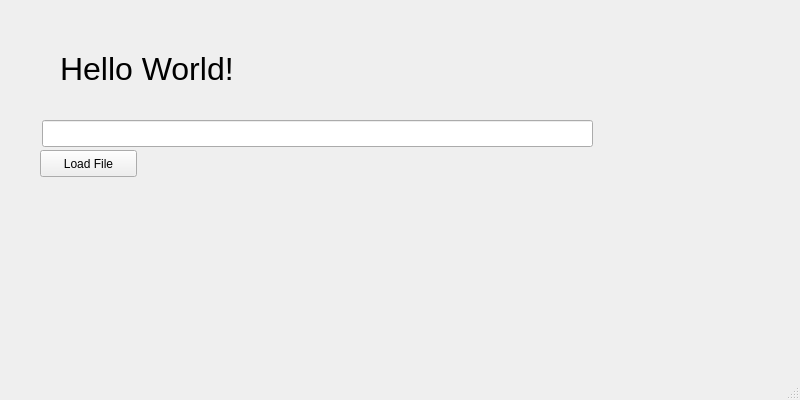
<?xml version="1.0" encoding="UTF-8"?>
<ui version="4.0">
 <class>MainWindow</class>
 <widget class="QMainWindow" name="MainWindow">
  <property name="geometry">
   <rect>
    <x>0</x>
    <y>0</y>
    <width>800</width>
    <height>400</height>
   </rect>
  </property>
  <property name="windowTitle">
   <string>MainWindow</string>
  </property>
  <widget class="QWidget" name="centralwidget">
   <widget class="QLabel" name="label">
    <property name="geometry">
     <rect>
      <x>60</x>
      <y>50</y>
      <width>182</width>
      <height>37</height>
     </rect>
    </property>
    <property name="font">
     <font>
      <pointsize>24</pointsize>
     </font>
    </property>
    <property name="text">
     <string>Hello World!</string>
    </property>
   </widget>
   <widget class="QPushButton" name="pushButton">
    <property name="geometry">
     <rect>
      <x>40</x>
      <y>150</y>
      <width>97</width>
      <height>27</height>
     </rect>
    </property>
    <property name="text">
     <string>Load File</string>
    </property>
   </widget>
   <widget class="QLineEdit" name="lineEdit">
    <property name="geometry">
     <rect>
      <x>42</x>
      <y>120</y>
      <width>551</width>
      <height>27</height>
     </rect>
    </property>
   </widget>
  </widget>
  <widget class="QMenuBar" name="menubar">
   <property name="geometry">
    <rect>
     <x>0</x>
     <y>0</y>
     <width>800</width>
     <height>25</height>
    </rect>
   </property>
  </widget>
  <widget class="QStatusBar" name="statusbar"/>
 </widget>
 <resources/>
 <connections>
  <connection>
   <sender>pushButton</sender>
   <signal>clicked()</signal>
   <receiver>lineEdit</receiver>
   <slot>update()</slot>
   <hints>
    <hint type="sourcelabel">
     <x>88</x>
     <y>188</y>
    </hint>
    <hint type="destinationlabel">
     <x>317</x>
     <y>158</y>
    </hint>
   </hints>
  </connection>
 </connections>
</ui>
